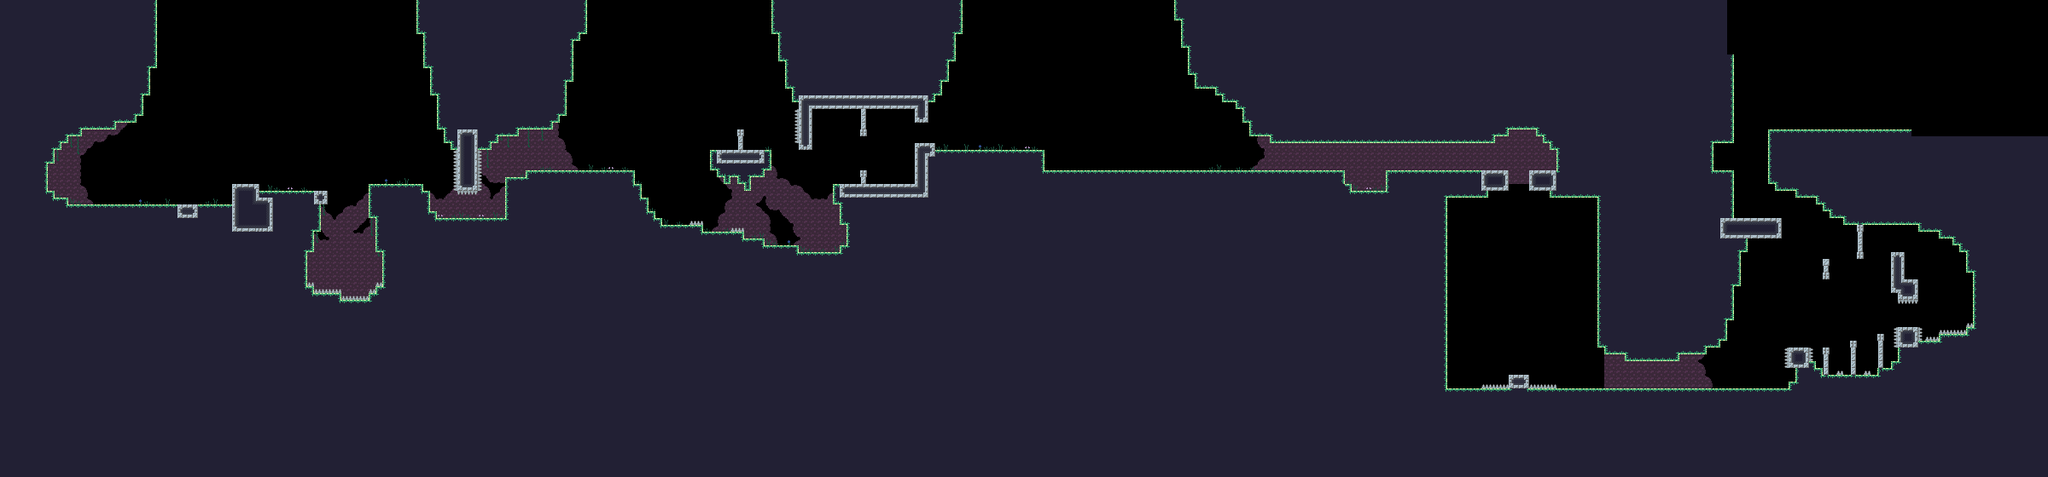

A 2D game scene composited from a Tiled map and its tileset images. What follows is a short description and the map's XML, with each tile layer's data collapsed to a summary:
An orthogonal 300x70 tile map with 8x8 px tiles, 3 tile layers (background, map, decoration), 4 hidden layers not drawn and 173 objects.

<map version="1.9" tiledversion="1.9.2" orientation="orthogonal" renderorder="right-down" width="300" height="70" tilewidth="8" tileheight="8" infinite="0" nextlayerid="10" nextobjectid="290">
 <tileset firstgid="1" name="GD-tileset" tilewidth="8" tileheight="8" tilecount="130" columns="13">
  <image source="GD-tileset.png" width="104" height="80" />
 </tileset>
 <imagelayer id="9" name="parallaxBG" visible="0">
  <image source="parallax-demon-woods-bg.png" width="320" height="180" />
  <properties>
   <property name="Draw" type="bool" value="true" />
  </properties>
 </imagelayer>
 <imagelayer id="8" name="parallax3" visible="0" parallaxx="0.8">
  <image source="parallax-demon-woods-far-trees.png" width="592" height="272" />
  <properties>
   <property name="Draw" type="bool" value="true" />
  </properties>
 </imagelayer>
 <imagelayer id="7" name="parallax2" visible="0" parallaxx="0.5">
  <image source="parallax-demon-woods-mid-trees.png" width="592" height="272" />
  <properties>
   <property name="Draw" type="bool" value="true" />
  </properties>
 </imagelayer>
 <imagelayer id="6" name="parallax1" visible="0" parallaxx="0.2">
  <image source="parallax-demon-woods-close-trees.png" width="592" height="272" />
  <properties>
   <property name="Draw" type="bool" value="true" />
  </properties>
 </imagelayer>
 <layer id="5" name="background" width="300" height="70">
  <properties>
   <property name="Draw" type="bool" value="true" />
  </properties>
  <data>[21000 cells, 749 non-empty, 13 distinct tile ids]</data>
 </layer>
 <layer id="1" name="map" width="300" height="70">
  <properties>
   <property name="Draw" type="bool" value="true" />
  </properties>
  <data>[21000 cells, 15008 non-empty, 48 distinct tile ids]</data>
 </layer>
 <layer id="3" name="decoration" width="300" height="70">
  <properties>
   <property name="Draw" type="bool" value="true" />
  </properties>
  <data>[21000 cells, 91 non-empty, 6 distinct tile ids]</data>
 </layer>
 <objectgroup color="#ff0000" id="2" name="terrain">
  <properties>
   <property name="Type" type="int" value="0" />
  </properties>
  <object id="6" x="72" y="240" width="208" height="16" />
  <object id="11" x="40" y="184" width="16" height="48" />
  <object id="13" x="48" y="224" width="16" height="24" />
  <object id="14" x="56" y="232" width="24" height="16" />
  <object id="17" x="272" y="216" width="32" height="32" />
  <object id="19" x="296" y="224" width="88" height="16" />
  <object id="21" x="360" y="232" width="16" height="40" />
  <object id="26" x="352" y="264" width="16" height="32" />
  <object id="28" x="344" y="288" width="16" height="56" />
  <object id="29" x="432" y="216" width="64" height="40" />
  <object id="31" x="448" y="288" width="16" height="56" />
  <object id="33" x="440" y="248" width="16" height="48" />
  <object id="36" x="48" y="168" width="16" height="24" />
  <object id="38" x="56" y="160" width="16" height="16" />
  <object id="41" x="72" y="144" width="24" height="16" />
  <object id="42" x="488" y="224" width="16" height="32" />
  <object id="43" x="504" y="256" width="96" height="16" />
  <object id="46" x="496" y="248" width="16" height="16" />
  <object id="48" x="592" y="208" width="32" height="56" />
  <object id="53" x="616" y="200" width="128" height="24" />
  <object id="54" x="88" y="136" width="48" height="16" />
  <object id="55" x="160" y="72" width="16" height="40" />
  <object id="56" x="152" y="104" width="16" height="32" />
  <object id="58" x="128" y="128" width="32" height="16" />
  <object id="59" x="352" y="336" width="16" height="16" />
  <object id="60" x="360" y="344" width="40" height="16" />
  <object id="61" x="440" y="336" width="16" height="16" />
  <object id="62" x="432" y="344" width="16" height="16" />
  <object id="63" x="392" y="352" width="48" height="16" />
  <object id="64" x="536" y="168" width="24" height="56" />
  <object id="65" x="528" y="160" width="48" height="16" />
  <object id="66" x="568" y="152" width="16" height="16" />
  <object id="67" x="576" y="144" width="32" height="16" />
  <object id="69" x="520" y="144" width="16" height="24" />
  <object id="70" x="512" y="104" width="16" height="48" />
  <object id="71" x="504" y="72" width="16" height="40" />
  <object id="72" x="496" y="32" width="16" height="48" />
  <object id="73" x="488" y="0" width="16" height="40" />
  <object id="74" x="600" y="136" width="48" height="16" />
  <object id="75" x="640" y="128" width="16" height="16" />
  <object id="76" x="648" y="88" width="16" height="48" />
  <object id="80" x="656" y="40" width="16" height="56" />
  <object id="81" x="664" y="32" width="16" height="16" />
  <object id="88" x="672" y="0" width="16" height="40" />
  <object id="89" x="64" y="152" width="16" height="16" />
  <object id="91" x="168" y="0" width="16" height="80" />
  <object id="102" x="832" y="176" width="72" height="24" />
  <object id="103" x="840" y="192" width="56" height="16" />
  <object id="105" x="848" y="200" width="8" height="16" />
  <object id="106" x="872" y="200" width="8" height="24" />
  <object id="107" x="864" y="200" width="16" height="16" />
  <object id="109" x="864" y="152" width="8" height="32" />
  <object id="110" x="976" y="216" width="104" height="24" />
  <object id="114" x="1008" y="200" width="8" height="24" />
  <object id="115" x="936" y="112" width="16" height="64" />
  <object id="117" x="928" y="96" width="16" height="24" />
  <object id="119" x="920" y="64" width="16" height="40" />
  <object id="120" x="912" y="32" width="16" height="40" />
  <object id="121" x="904" y="0" width="16" height="40" />
  <object id="123" x="1008" y="120" width="8" height="40" />
  <object id="125" x="1072" y="112" width="16" height="32" />
  <object id="127" x="936" y="112" width="152" height="16" />
  <object id="129" x="1080" y="104" width="16" height="16" />
  <object id="131" x="1088" y="88" width="16" height="24" />
  <object id="133" x="1096" y="64" width="16" height="32" />
  <object id="134" x="1104" y="32" width="16" height="40" />
  <object id="136" x="1112" y="0" width="16" height="40" />
  <object id="138" x="736" y="216" width="16" height="24" />
  <object id="139" x="744" y="232" width="16" height="24" />
  <object id="140" x="752" y="248" width="16" height="16" />
  <object id="141" x="760" y="256" width="16" height="16" />
  <object id="142" x="768" y="264" width="56" height="16" />
  <object id="143" x="816" y="272" width="56" height="16" />
  <object id="145" x="864" y="280" width="32" height="16" />
  <object id="149" x="888" y="288" width="48" height="16" />
  <object id="151" x="928" y="296" width="64" height="16" />
  <object id="153" x="984" y="288" width="16" height="16" />
  <object id="156" x="984" y="232" width="16" height="32" />
  <object id="158" x="992" y="256" width="16" height="40" />
  <object id="159" x="1072" y="176" width="16" height="48" />
  <object id="163" x="1072" y="168" width="24" height="16" />
  <object id="166" x="1088" y="176" width="136" height="32" />
  <object id="167" x="1216" y="200" width="360" height="24" />
  <object id="168" x="1568" y="216" width="16" height="16" />
  <object id="169" x="1576" y="224" width="56" height="16" />
  <object id="170" x="1624" y="200" width="144" height="24" />
  <object id="172" x="1488" y="152" width="264" height="16" />
  <object id="173" x="1464" y="136" width="32" height="24" />
  <object id="175" x="1456" y="120" width="16" height="24" />
  <object id="177" x="1448" y="112" width="16" height="16" />
  <object id="182" x="1432" y="104" width="24" height="16" />
  <object id="183" x="1424" y="96" width="16" height="16" />
  </objectgroup>
 <objectgroup color="#ffff00" id="4" name="damage">
  <properties>
   <property name="Type" type="int" value="1" />
  </properties>
  <!-- 22 objects omitted --></objectgroup>
</map>
<!-- 81 of 173 objects omitted -->